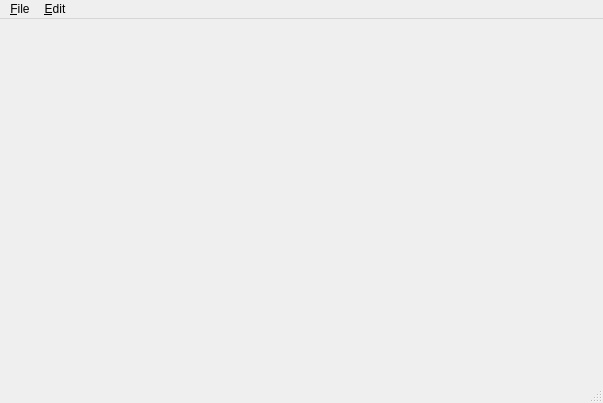
<?xml version="1.0" encoding="UTF-8"?>
<ui version="4.0">
 <class>MainWindowClass</class>
 <widget class="QMainWindow" name="MainWindowClass">
  <property name="geometry">
   <rect>
    <x>0</x>
    <y>0</y>
    <width>603</width>
    <height>403</height>
   </rect>
  </property>
  <property name="windowTitle">
   <string>MainWindow</string>
  </property>
  <widget class="QWidget" name="centralWidget">
   <layout class="QVBoxLayout" name="verticalLayout"/>
  </widget>
  <widget class="QMenuBar" name="menuBar">
   <property name="geometry">
    <rect>
     <x>0</x>
     <y>0</y>
     <width>603</width>
     <height>22</height>
    </rect>
   </property>
   <widget class="QMenu" name="menu_File">
    <property name="title">
     <string>&amp;File</string>
    </property>
    <addaction name="actionNewWave"/>
    <addaction name="separator"/>
    <addaction name="actionQuit"/>
   </widget>
   <widget class="QMenu" name="menu_Edit">
    <property name="title">
     <string>&amp;Edit</string>
    </property>
    <addaction name="actionServerSettings"/>
   </widget>
   <addaction name="menu_File"/>
   <addaction name="menu_Edit"/>
  </widget>
  <widget class="QStatusBar" name="statusBar"/>
  <action name="actionQuit">
   <property name="text">
    <string>Quit</string>
   </property>
  </action>
  <action name="actionServerSettings">
   <property name="text">
    <string>Server settings ...</string>
   </property>
  </action>
  <action name="actionNewWave">
   <property name="text">
    <string>New Wave</string>
   </property>
  </action>
 </widget>
 <layoutdefault spacing="6" margin="11"/>
 <resources/>
 <connections/>
</ui>
